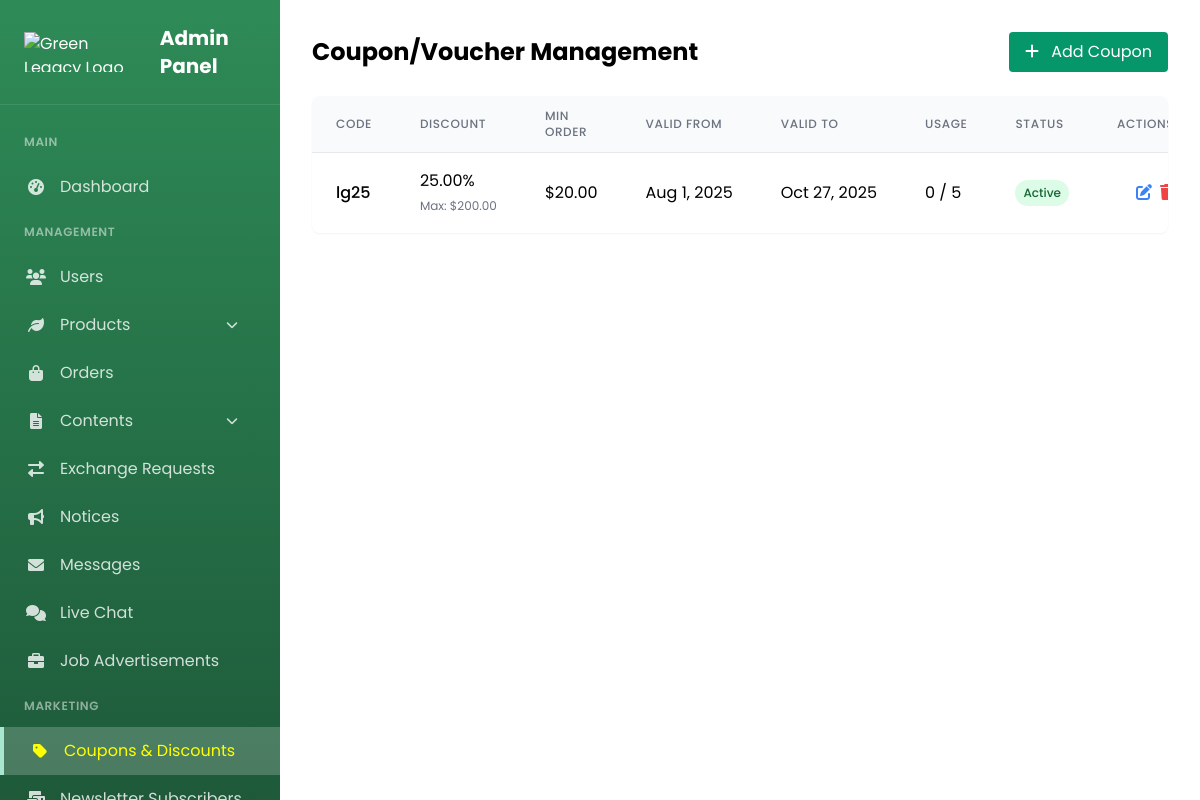
/admin_coupons.php (signed in), run on the app's committed database.
### tables this page shows
CREATE TABLE `coupons` (
  `id` int(11) NOT NULL,
  `code` varchar(50) NOT NULL,
  `discount_type` enum('percentage','fixed') NOT NULL,
  `discount_value` decimal(10,2) NOT NULL,
  `min_order_amount` decimal(10,2) DEFAULT 0.00,
  `max_discount_amount` decimal(10,2) DEFAULT NULL,
  `start_date` datetime NOT NULL,
  `end_date` datetime NOT NULL,
  `usage_limit` int(11) DEFAULT NULL,
  `used_count` int(11) DEFAULT 0,
  `is_active` tinyint(1) DEFAULT 1,
  `created_at` timestamp NOT NULL DEFAULT current_timestamp(),
  `updated_at` timestamp NOT NULL DEFAULT current_timestamp() ON UPDATE current_timestamp()
);

### admin_coupons.php (the view, shortened to what this page needs)
<?php
require_once 'db_connect.php';
$coupons = [];
$result = $conn->query("SELECT * FROM coupons ORDER BY created_at DESC");
if ($result) {
    $coupons = $result->fetch_all(MYSQLI_ASSOC);
}
?>
<?php include 'admin_sidebar.php'; ?>
<!DOCTYPE html>
<html lang="en">
<head>
    <link href="https://cdn.jsdelivr.net/npm/tailwindcss@2.1.2/dist/tailwind.min.css" rel="stylesheet">
    <link rel="stylesheet" href="https://cdnjs.cloudflare.com/ajax/libs/font-awesome/6.0.0/css/all.min.css">
</head>
<body>
    <div class="p-8">
        <div class="flex justify-between items-center mb-6">
            <h1 class="text-2xl font-bold">Coupon/Voucher Management</h1>
            <button onclick="document.getElementById('addCouponModal').classList.remove('hidden')" class="px-4 py-2 bg-green-600 text-white rounded hover:bg-green-700">
                <i class="fas fa-plus mr-2"></i> Add Coupon
            </button>
        </div>
        <div class="bg-white rounded-lg shadow-sm overflow-hidden">
            <div class="overflow-x-auto">
                <table class="min-w-full divide-y divide-gray-200">
                    <thead class="bg-gray-50">
                        <tr>
                            <th class="px-6 py-3 text-left text-xs font-medium text-gray-500 uppercase tracking-wider">Code</th>
                            <th class="px-6 py-3 text-left text-xs font-medium text-gray-500 uppercase tracking-wider">Discount</th>
                            <th class="px-6 py-3 text-left text-xs font-medium text-gray-500 uppercase tracking-wider">Min Order</th>
                            <th class="px-6 py-3 text-left text-xs font-medium text-gray-500 uppercase tracking-wider">Valid From</th>
                            <th class="px-6 py-3 text-left text-xs font-medium text-gray-500 uppercase tracking-wider">Valid To</th>
                            <th class="px-6 py-3 text-left text-xs font-medium text-gray-500 uppercase tracking-wider">Usage</th>
                            <th class="px-6 py-3 text-left text-xs font-medium text-gray-500 uppercase tracking-wider">Status</th>
                            <th class="px-6 py-3 text-right text-xs font-medium text-gray-500 uppercase tracking-wider">Actions</th>
                        </tr>
                    </thead>
                    <tbody class="bg-white divide-y divide-gray-200">
                        <?php if (empty($coupons)): ?>
                            <tr>
                                <td colspan="8" class="px-6 py-4 text-center text-gray-500">No coupons found</td>
                            </tr>
                        <?php else: ?>
                            <?php foreach ($coupons as $coupon): ?>
                                <tr class="hover:bg-gray-50">
                                    <td class="px-6 py-4 whitespace-nowrap font-medium">
                                        <?= htmlspecialchars($coupon['code']) ?>
                                    </td>
                                    <td class="px-6 py-4 whitespace-nowrap">
                                        <?= $coupon['discount_type'] === 'percentage' ?
                                            htmlspecialchars($coupon['discount_value']) . '%' :
                                            '$' . htmlspecialchars($coupon['discount_value']) ?>
                                        <?php if ($coupon['max_discount_amount'] && $coupon['discount_type'] === 'percentage'): ?>
                                            <br><span class="text-xs text-gray-500">Max: $<?= $coupon['max_discount_amount'] ?></span>
                                        <?php endif; ?>
                                    </td>
                                    <td class="px-6 py-4 whitespace-nowrap">
                                        $<?= htmlspecialchars($coupon['min_order_amount']) ?>
                                    </td>
                                    <td class="px-6 py-4 whitespace-nowrap">
                                        <?= date('M j, Y', strtotime($coupon['start_date'])) ?>
                                    </td>
                                    <td class="px-6 py-4 whitespace-nowrap">
                                        <?= date('M j, Y', strtotime($coupon['end_date'])) ?>
                                    </td>
                                    <td class="px-6 py-4 whitespace-nowrap">
                                        <?= $coupon['used_count'] ?> / <?= $coupon['usage_limit'] ? $coupon['usage_limit'] : '∞' ?>
                                    </td>
                                    <td class="px-6 py-4 whitespace-nowrap">
                                        <span class="badge <?= $coupon['is_active'] ? 'badge-active' : 'badge-inactive' ?>">
                                            <?= $coupon['is_active'] ? 'Active' : 'Inactive' ?>
                                        </span>
                                    </td>
                                    <td class="px-6 py-4 whitespace-nowrap text-right">
                                        <div class="flex justify-end space-x-2">
                                            <button onclick="editCoupon(<?= $coupon['id'] ?>)" class="text-blue-500 hover:text-blue-700">
                                                <i class="fas fa-edit"></i>
                                            </button>
                                            <form method="POST" action="admin_coupons.php" onsubmit="return confirm('Are you sure you want to delete this coupon?');" class="inline">
                                                <button type="submit" class="text-red-500 hover:text-red-700">
                                                    <i class="fas fa-trash"></i>
                                                </button>
                                            </form>
                                        </div>
                                    </td>
                                </tr>
                            <?php endforeach; ?>
                        <?php endif; ?>
                    </tbody>
                </table>
            </div>
        </div>
    </div>
</body>
</html>

### admin_sidebar.php (style rules this page uses)
:root { --primary-green: #2E8B57; --light-green: #a8e6cf; --sidebar-width: 280px; }
body { font-family: 'Poppins', sans-serif; }

### admin_coupons.php (style rules this page uses)
:root { --primary-green: #2E8B57; --light-green: #a8e6cf; --sidebar-width: 280px; }
body { font-family: 'Poppins', sans-serif; margin-left: 280px; }
.badge { display: inline-block; padding: 0.25rem 0.5rem; border-radius: 9999px; font-size: 0.75rem; font-weight: 500; }
.badge-active { background-color: #dcfce7; color: #166534; }

### data on the page
coupons: code "lg25", discount_value "25.00", max_discount_amount "200.00", min_order_amount "20.00", start_date "Aug 1, 2025", end_date "Oct 27, 2025", used_count "0", usage_limit "5", is_active "Active"
